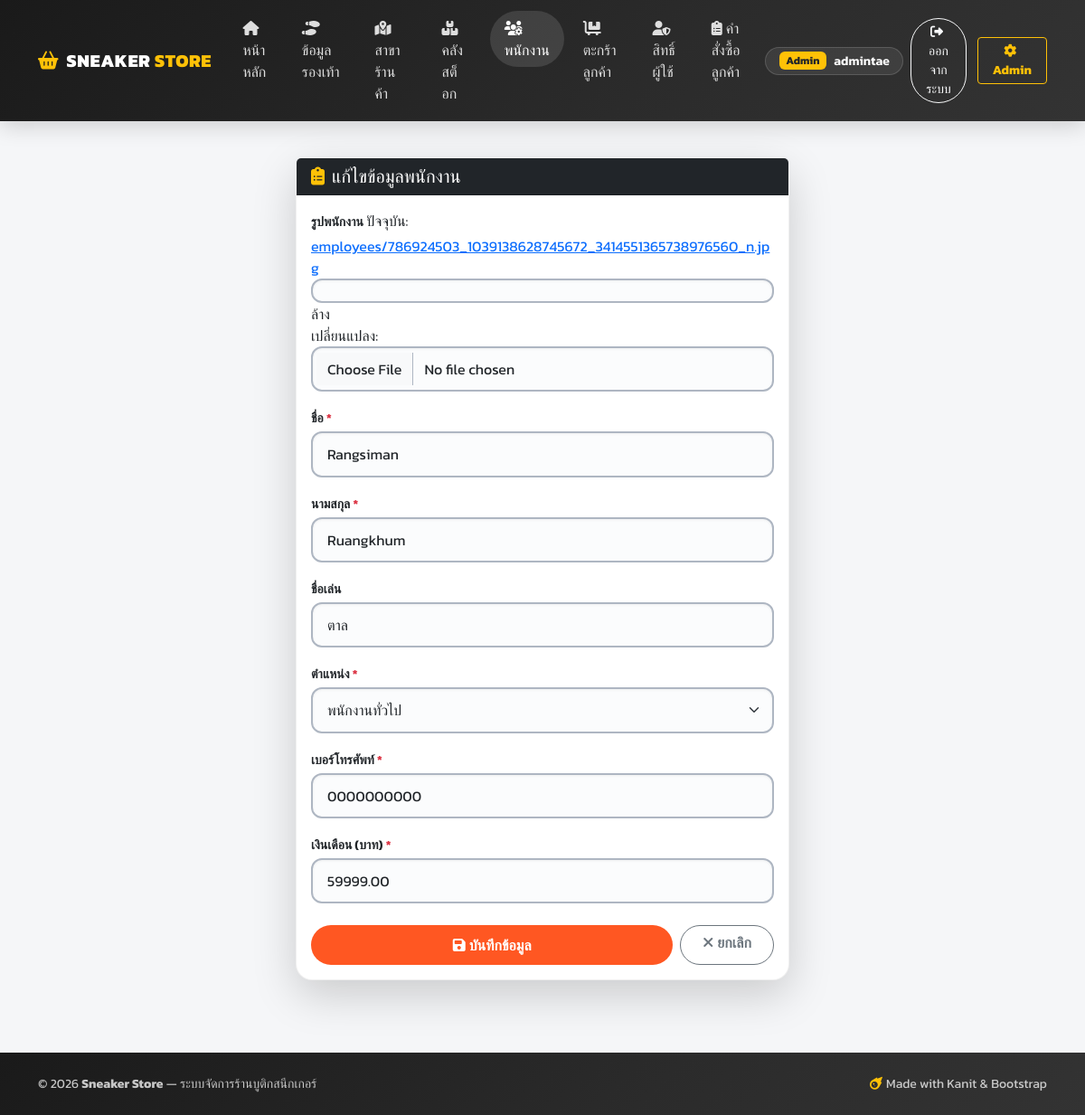
The page /employees/update/1/ (signed in) on the database as committed earlier.
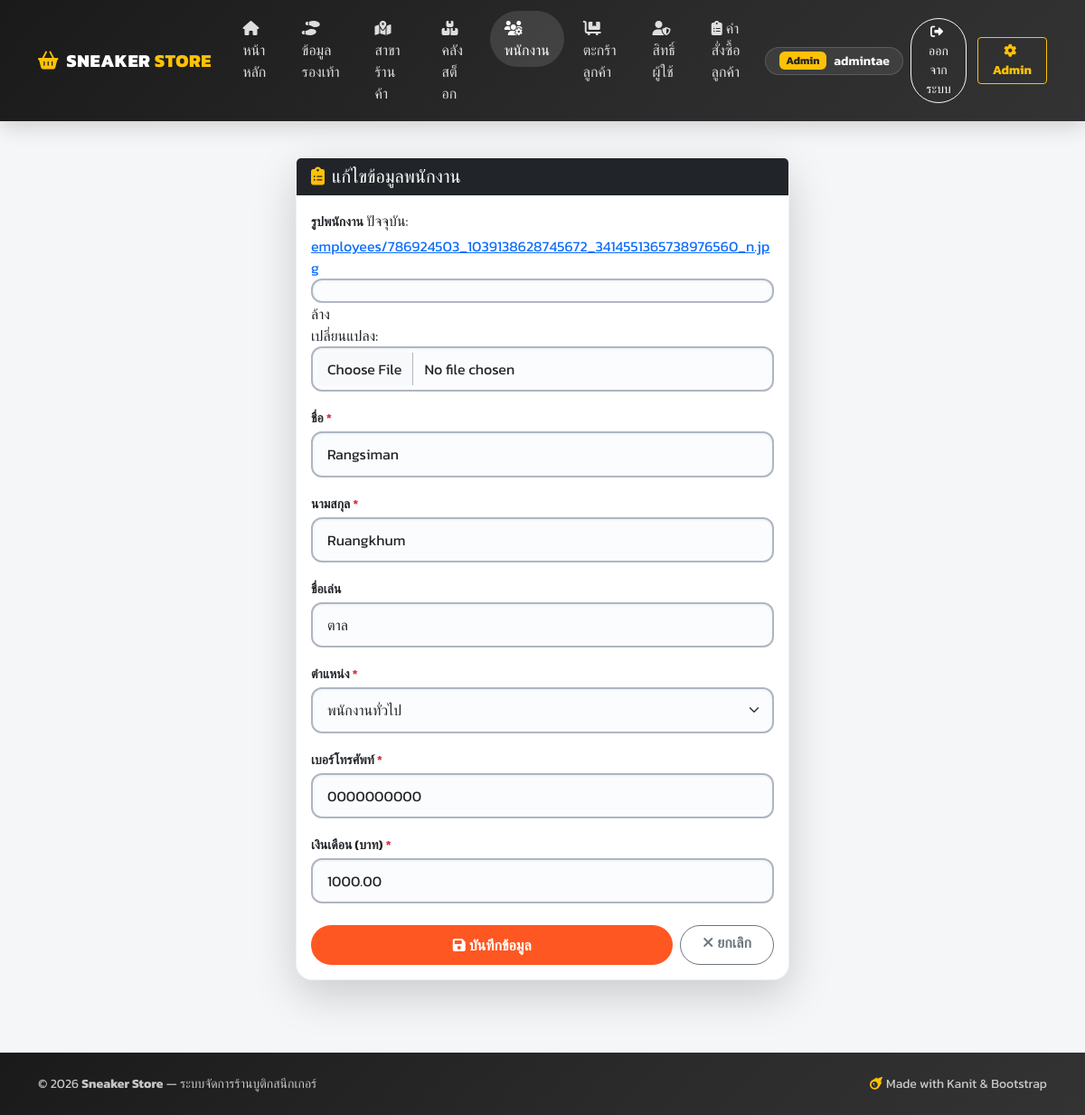
The same page on the database as committed later.
### sneaker_app/models.py (models this page shows, shortened)
class Employee(models.Model):
    POSITION_CHOICES = [
        ('Staff', 'พนักงานทั่วไป'),
        ('Manager', 'ผู้จัดการ'),
        ('Cashier', 'แคชเชียร์'),
        ('Stock', 'ฝ่ายสต็อกสินค้า'),
    ]
    first_name = models.CharField(max_length=100, verbose_name="ชื่อ")
    last_name = models.CharField(max_length=100, verbose_name="นามสกุล")
    nickname = models.CharField(max_length=50, blank=True, null=True, verbose_name="ชื่อเล่น")
    position = models.CharField(max_length=50, choices=POSITION_CHOICES, default='Staff', verbose_name="ตำแหน่ง")
    phone = models.CharField(max_length=20, verbose_name="เบอร์โทรศัพท์")
    salary = models.DecimalField(max_digits=10, decimal_places=2, default=0, verbose_name="เงินเดือน (บาท)")
    joined_date = models.DateField(auto_now_add=True, verbose_name="วันที่เริ่มงาน")
    photo = models.ImageField(upload_to='employees/', null=True, blank=True, verbose_name="รูปพนักงาน")

### sneaker_app/views.py (the view)
# urls.py: path('employees/update/<int:pk>/', views.employee_update, name='employee_update'),
@admin_required
def employee_update(request, pk):
    employee = get_object_or_404(Employee, pk=pk)
    if request.method == 'POST':
        form = EmployeeForm(request.POST, request.FILES, instance=employee)
        if form.is_valid():
            form.save()
            return redirect('employee_list')
    else:
        form = EmployeeForm(instance=employee)
    return render(request, 'sneaker_app/form_template.html', {'form': form, 'action': 'แก้ไขข้อมูลพนักงาน', 'cancel_url': 'employee_list'})

### sneaker_app/forms.py
class EmployeeForm(forms.ModelForm):
    class Meta:
        model = Employee
        fields = ['photo', 'first_name', 'last_name', 'nickname', 'position', 'phone', 'salary']
        widgets = {
            'photo': forms.ClearableFileInput(attrs={'class': 'form-control'}),
            'first_name': forms.TextInput(attrs={'class': 'form-control', 'placeholder': 'ชื่อจริง'}),
            'last_name': forms.TextInput(attrs={'class': 'form-control', 'placeholder': 'นามสกุล'}),
            'nickname': forms.TextInput(attrs={'class': 'form-control', 'placeholder': 'ชื่อเล่น'}),
            'position': forms.Select(attrs={'class': 'form-select'}),
            'phone': forms.TextInput(attrs={'class': 'form-control', 'placeholder': '08x-xxx-xxxx'}),
            'salary': forms.NumberInput(attrs={'class': 'form-control', 'placeholder': 'ระบุเงินเดือน'}),
        }

### sneaker_app/context_processors.py (called while the page is built)
def user_profile(request):
    profile = None
    if request.user.is_authenticated:
        profile = getattr(request.user, 'profile', None)
    return {'user_profile': profile}

### sneaker_app/templates/sneaker_app/form_template.html (shortened to what this page needs)
{% extends 'sneaker_app/base.html' %}
{% block content %}
<div class="row justify-content-center py-3">
    <div class="col-md-8 col-lg-6">
        <div class="card card-app shadow-lg">
            <div class="card-header bg-dark text-white"><h5 class="mb-0"><i class="fa-solid fa-clipboard-list me-2 text-warning"></i>{{ action }}</h5></div>
            <div class="card-body">
                <form method="POST" enctype="multipart/form-data" class="form-app">
                    {% for field in form %}
                        <div class="mb-3">
                            <label class="form-label fw-semibold small mb-1">{{ field.label }}{% if field.field.required %} <span class="text-danger">*</span>{% endif %}</label>
                            {{ field }}
                        </div>
                    {% endfor %}
                    <div class="d-flex gap-2 mt-4">
                        <button type="submit" class="btn btn-accent px-4 flex-grow-1"><i class="fa-solid fa-floppy-disk me-1"></i>บันทึกข้อมูล</button>
                        <a href="{% url cancel_url %}" class="btn btn-outline-secondary btn-pill-modern px-4"><i class="fa-solid fa-xmark me-1"></i>ยกเลิก</a>
                    </div>
                </form>
            </div>
        </div>
    </div>
</div>
{% endblock %}

Rows that differ between the two databases and show on the page:
changed Employee "Rangsiman": salary "59999.00" → "1000.00"
